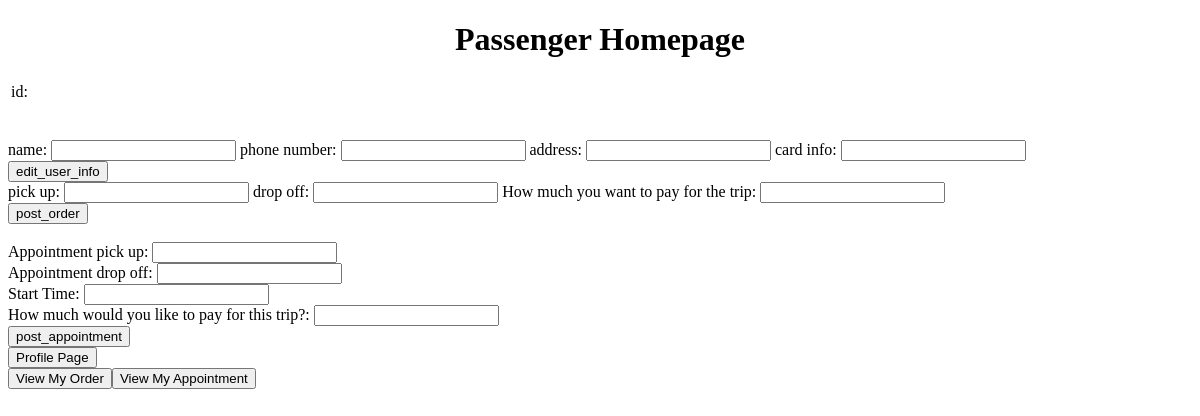
The page /homepage_p/123123 on the database as committed earlier.
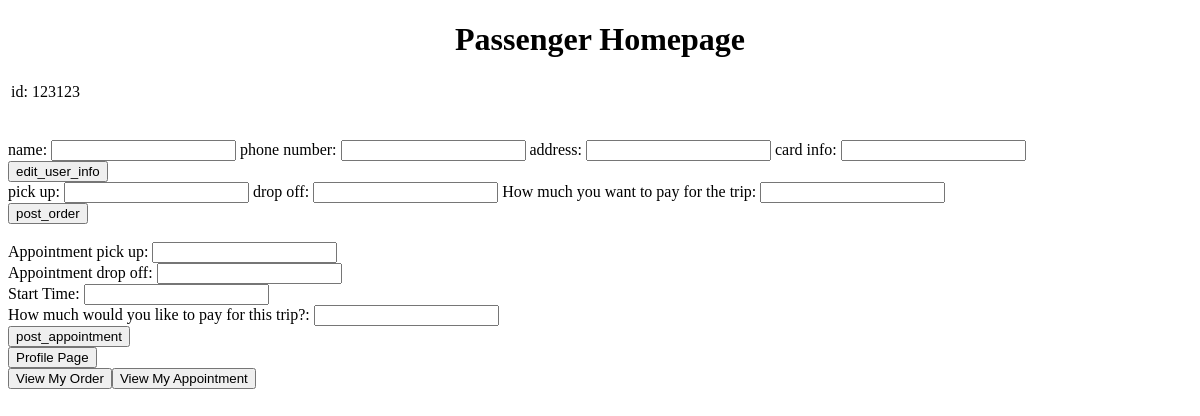
The same page on the database as committed later.
### app.py (models this page shows, shortened)
class Passenger(db.Model):
    __tablename__ = 'passenger'
    d_id = db.Column(db.Integer, primary_key=True)
    name = db.Column(db.String(200), default='')
    phoneNumber = db.Column(db.String(200), default='')
    address = db.Column(db.String(200), default='')
    card_info = db.Column(db.String(200), default='')
    balance = db.Column(db.Integer, default=0)

### app.py (the view, shortened to what this page needs)
@app.route('/homepage_p/<int:id>', methods=['POST', 'GET'])
def homepage_p(id):
    if request.method == 'GET':
        query = "SELECT * FROM Passenger WHERE d_id = :psg_id"
        psg_ = db.engine.execute(query, psg_id=id)
        passenger = psg_.first()
        order = Order.query.filter(Order.p_id == id).filter(Order.done == False).all()
        if (order):
            flash("You have an ongoing order")
            return redirect(url_for('order_w_o', o_id=order[0].o_id, u_id=order[0].p_id))
        else:
            return render_template('homepage_passenger.html', tasks=passenger)

### templates/homepage_passenger.html (shortened to what this page needs)
{% extends 'base.html' %}
{% block body %}
<div class="content">
    <h1 style="text-align: center">Passenger Homepage</h1>
    <table>
        <tr>
            <td>id: </td>
            <td>{{ tasks.d_id }}</td>
        </tr>
    </table>
    <br>        <br>
    <div class="form">
        <form action="/homepage_p/{{tasks.d_id}}" method="POST">
            <tr>
                name:
            </tr>
            <input type="text" name="name">
            <tr>
                phone number:
            </tr>
            <input type="text" name="phoneNumber">
            <tr>
                address:
            </tr>
            <input type="text" name="address">
            <tr>
                card info:
            </tr>
            <input type="text" name="card_info">
            <div class="form">
                <input type="submit" name="btn" value="edit_user_info">
            </div>
            <tr>
                pick up:
            </tr>
            <input type="text" name="pick_up">
            <tr>
                drop off:
            </tr>
            <input type="text" name="drop_off">
            <tr>
                How much you want to pay for the trip:
            </tr>
            <input type="number" name="payment_amount">
            <div class="form">
                <input type="submit" name = "btn" value="post_order">
            </div>
            <br>
            <tr>
            Appointment pick up:
        </tr>
        <input type="text" name="pick_up_app"><br>
        <tr>
            Appointment drop off:
        </tr>
        <input type="text" name="drop_off_app"><br>
            <tr>Start Time:</tr>
            <input type="text" name="start_time"><br>
            <tr>How much would you like to pay for this trip?:</tr>
            <input type="text" name="planned_payment"><br>
            <input type="submit" name = "btn" value="post_appointment"><br>
        </div>
        <div>
            <form action="/profilePage/{{tasks.d_id}}">
                <input type="submit" value="Profile Page" />
            </form>
        </div>
        <div>
            <table>
            <form action="/order_p/{{tasks.d_id}}">
                <input type="submit" value="View My Order" />
            </form>
            <form action="/appointment/{{tasks.d_id}}">
                <input type="submit" value="View My Appointment" />
            </form>
        </table>
        </div>
    </div>
{% endblock %}

Rows that differ between the two databases and show on the page:
added Passenger: d_id "123123"
